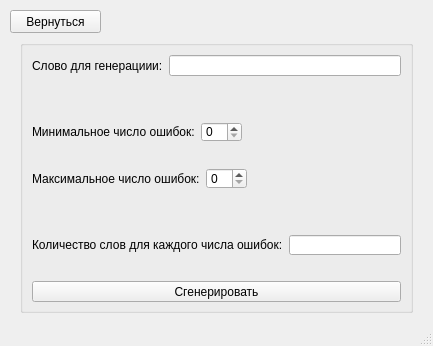
<?xml version="1.0" encoding="UTF-8"?>
<ui version="4.0">
 <class>GenerationWindow</class>
 <widget class="QMainWindow" name="GenerationWindow">
  <property name="geometry">
   <rect>
    <x>0</x>
    <y>0</y>
    <width>433</width>
    <height>346</height>
   </rect>
  </property>
  <property name="sizePolicy">
   <sizepolicy hsizetype="Fixed" vsizetype="Fixed">
    <horstretch>0</horstretch>
    <verstretch>0</verstretch>
   </sizepolicy>
  </property>
  <property name="windowTitle">
   <string>Генерация</string>
  </property>
  <widget class="QWidget" name="centralwidget">
   <widget class="QPushButton" name="pushButton_back">
    <property name="geometry">
     <rect>
      <x>10</x>
      <y>10</y>
      <width>91</width>
      <height>23</height>
     </rect>
    </property>
    <property name="text">
     <string>Вернуться</string>
    </property>
   </widget>
   <widget class="QGroupBox" name="groupBox_enter">
    <property name="geometry">
     <rect>
      <x>20</x>
      <y>40</y>
      <width>393</width>
      <height>273</height>
     </rect>
    </property>
    <property name="title">
     <string/>
    </property>
    <layout class="QVBoxLayout" name="verticalLayout">
     <item>
      <layout class="QHBoxLayout" name="horizontalLayout">
       <item>
        <widget class="QLabel" name="label_enterPattern">
         <property name="text">
          <string>Cлово для генерациии:</string>
         </property>
        </widget>
       </item>
       <item>
        <widget class="QLineEdit" name="lineEdit_pattern"/>
       </item>
      </layout>
     </item>
     <item>
      <widget class="QLabel" name="label_patternError">
       <property name="text">
        <string/>
       </property>
      </widget>
     </item>
     <item>
      <widget class="QLabel" name="label_patternError_2">
       <property name="text">
        <string/>
       </property>
      </widget>
     </item>
     <item>
      <layout class="QHBoxLayout" name="horizontalLayout_3">
       <item>
        <layout class="QFormLayout" name="formLayout_2">
         <item row="0" column="0">
          <widget class="QLabel" name="label">
           <property name="text">
            <string>Минимальное число ошибок:</string>
           </property>
          </widget>
         </item>
         <item row="0" column="1">
          <widget class="QSpinBox" name="spinBox_min"/>
         </item>
        </layout>
       </item>
       <item>
        <spacer name="horizontalSpacer">
         <property name="orientation">
          <enum>Qt::Horizontal</enum>
         </property>
         <property name="sizeHint" stdset="0">
          <size>
           <width>160</width>
           <height>20</height>
          </size>
         </property>
        </spacer>
       </item>
      </layout>
     </item>
     <item>
      <widget class="QLabel" name="label_errMinError">
       <property name="text">
        <string/>
       </property>
      </widget>
     </item>
     <item>
      <layout class="QHBoxLayout" name="horizontalLayout_2">
       <item>
        <layout class="QFormLayout" name="formLayout">
         <item row="0" column="0">
          <widget class="QLabel" name="label_2">
           <property name="text">
            <string>Максимальное число ошибок:</string>
           </property>
          </widget>
         </item>
         <item row="0" column="1">
          <widget class="QSpinBox" name="spinBox_max"/>
         </item>
        </layout>
       </item>
       <item>
        <spacer name="horizontalSpacer_2">
         <property name="orientation">
          <enum>Qt::Horizontal</enum>
         </property>
         <property name="sizeHint" stdset="0">
          <size>
           <width>155</width>
           <height>20</height>
          </size>
         </property>
        </spacer>
       </item>
      </layout>
     </item>
     <item>
      <widget class="QLabel" name="label_errMaxError">
       <property name="text">
        <string/>
       </property>
      </widget>
     </item>
     <item>
      <widget class="QLabel" name="label_errMaxError_2">
       <property name="text">
        <string/>
       </property>
      </widget>
     </item>
     <item>
      <layout class="QHBoxLayout" name="horizontalLayout_4">
       <item>
        <widget class="QLabel" name="label_3">
         <property name="text">
          <string>Количество слов для каждого числа ошибок:</string>
         </property>
        </widget>
       </item>
       <item>
        <widget class="QLineEdit" name="lineEdit_count"/>
       </item>
      </layout>
     </item>
     <item>
      <widget class="QLabel" name="label_countError">
       <property name="text">
        <string/>
       </property>
      </widget>
     </item>
     <item>
      <widget class="QPushButton" name="pushButton_generate">
       <property name="text">
        <string>Сгенерировать</string>
       </property>
      </widget>
     </item>
    </layout>
   </widget>
  </widget>
  <widget class="QStatusBar" name="statusbar"/>
 </widget>
 <resources/>
 <connections/>
</ui>
